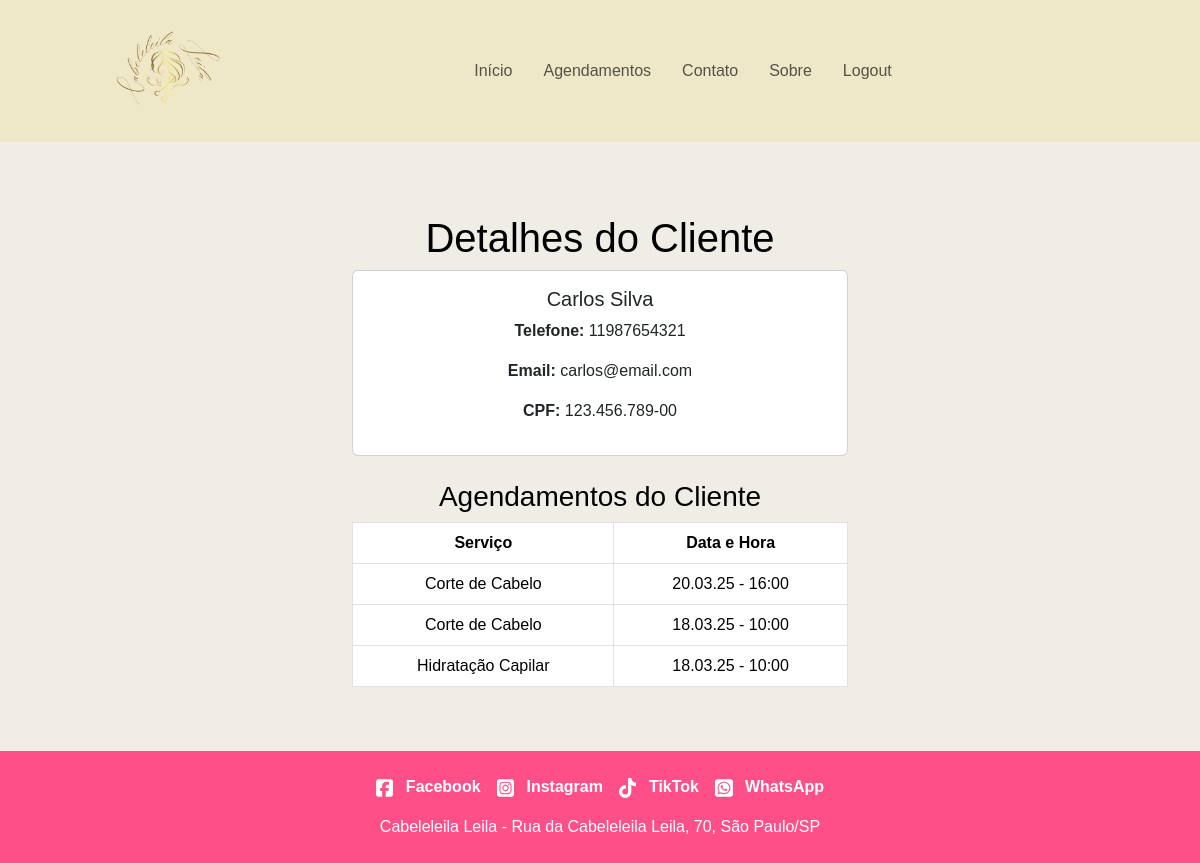
Page /website/view/admin/ver_cliente.php?id=1 (signed in) on the committed database.
### tables this page shows
CREATE TABLE IF NOT EXISTS CLIENTE (
    id_cliente INT AUTO_INCREMENT PRIMARY KEY,
    nome VARCHAR(100) NOT NULL,
    telefone VARCHAR(20),
    email VARCHAR(100) UNIQUE NOT NULL,
    senha VARCHAR(255) NOT NULL,
    cpf VARCHAR(14) UNIQUE NOT NULL
);

CREATE TABLE IF NOT EXISTS AGENDAMENTO (
    id_agendamento INT AUTO_INCREMENT PRIMARY KEY,
    id_cliente INT NOT NULL,
    data_hora DATETIME NOT NULL,
    status ENUM('Agendado', 'Confirmado', 'Cancelado') DEFAULT 'Agendado',
    alteracao_permitida BOOLEAN DEFAULT TRUE,
    FOREIGN KEY (id_cliente) REFERENCES CLIENTE(id_cliente) ON DELETE CASCADE
);

CREATE TABLE IF NOT EXISTS SERVICO (
    id_servico INT AUTO_INCREMENT PRIMARY KEY,
    nome_servico VARCHAR(100) NOT NULL,
    descricao TEXT,
    preco DECIMAL(10,2) NOT NULL
);

### website/view/admin/ver_cliente.php (the view, shortened to what this page needs)
<?php
include "../../model/head.php";
include "../../controler/connection.php";
$id_cliente = isset($_GET['id']) ? $_GET['id'] : null;
if ($id_cliente) {
    $sql_cliente = "SELECT nome, telefone, email, cpf FROM CLIENTE WHERE id_cliente = :id_cliente";
    $stmt_cliente = $pdo->prepare($sql_cliente);
    $stmt_cliente->bindParam(':id_cliente', $id_cliente);
    $stmt_cliente->execute();
    $cliente = $stmt_cliente->fetch(PDO::FETCH_ASSOC);
    $sql_agendamentos = "SELECT A.id_agendamento, A.data_hora, S.nome_servico, C.nome, C.telefone
                         FROM AGENDAMENTO A
                         JOIN AGENDAMENTO_SERVICO ASV ON A.id_agendamento = ASV.id_agendamento
                         JOIN SERVICO S ON ASV.id_servico = S.id_servico
                         JOIN CLIENTE C ON A.id_cliente = C.id_cliente
                         WHERE C.id_cliente = :id_cliente
                         ORDER BY A.data_hora DESC";
    $stmt_agendamentos = $pdo->prepare($sql_agendamentos);
    $stmt_agendamentos->bindParam(':id_cliente', $id_cliente);
    $stmt_agendamentos->execute();
    $agendamentos = $stmt_agendamentos->fetchAll(PDO::FETCH_ASSOC);
} else {
    echo "<script>alert('ID do cliente não fornecido!'); window.location.href = 'dashboard.php';</script>";
    exit();
}
?>
<body>
<?php include "../../model/clients/header.php"; ?>
<div style="flex: 1;">
    <main class="container-fluid p-5">
        <div class="row">
            <section class="container d-flex justify-content-center align-items-center">
                <div class="col-md-8 col-lg-6 text-center">
                    <h2 class="display-6 mt-4">Detalhes do Cliente</h2>
                    <div class="card mb-4">
                        <div class="card-body">
                            <h5 class="card-title"><?php echo htmlspecialchars($cliente['nome']); ?></h5>
                            <p><strong>Telefone:</strong> <?php echo htmlspecialchars($cliente['telefone']); ?></p>
                            <p><strong>Email:</strong> <?php echo htmlspecialchars($cliente['email']); ?></p>
                            <p><strong>CPF:</strong> <?php echo htmlspecialchars($cliente['cpf']); ?></p>
                        </div>
                    </div>
                    <h3 class="mt-4">Agendamentos do Cliente</h3>
                    <table class="table table-bordered">
                        <thead>
                            <tr>
                                <th>Serviço</th>
                                <th>Data e Hora</th>
                            </tr>
                        </thead>
                        <tbody>
                            <?php if (count($agendamentos) > 0): ?>
                                <?php foreach ($agendamentos as $agendamento): ?>
                                    <tr>
                                        <td><?php echo htmlspecialchars($agendamento['nome_servico']); ?></td>
                                        <td><?php echo date('d.m.y - H:i', strtotime($agendamento['data_hora'])); ?></td>
                                    </tr>
                                <?php endforeach; ?>
                            <?php else: ?>
                                <tr><td colspan="3">Nenhum agendamento encontrado para este cliente.</td></tr>
                            <?php endif; ?>
                        </tbody>
                    </table>
                </div>
            </section>
        </div>
    </main>
</div>
<?php include "../../model/footer.php"; ?>
</body>
</html>

### website/model/src/css/style.css (style rules this page uses)
* { box-sizing: border-box; }
body { font-family: Arial, sans-serif; background-color: #efede6; color: black; text-align: center; margin: 0; padding: 0; overflow-x: hidden; display: flex; flex-direction: column; height: 100vh; }
main { flex-grow: 1; }
.container { max-width: 90%; margin: 0 auto; }

### website/model/src/css/custom_colors.css (style rules this page uses)
:root { --bs-primary: #ff4f88; --bs-secondary: #000000; --bs-success: #28a745; --bs-danger: #dc3545; --bs-light: #efe8c8; }

### rows in the picture
cliente: nome "Carlos Silva", telefone "11987654321", email "carlos@email.com", cpf "123.456.789-00"
agendamento: servico.nome_servico "Corte de Cabelo", data_hora "20.03.25 - 16:00"
agendamento: servico.nome_servico "Corte de Cabelo", data_hora "18.03.25 - 10:00", servico.nome_servico "Hidratação Capilar"
